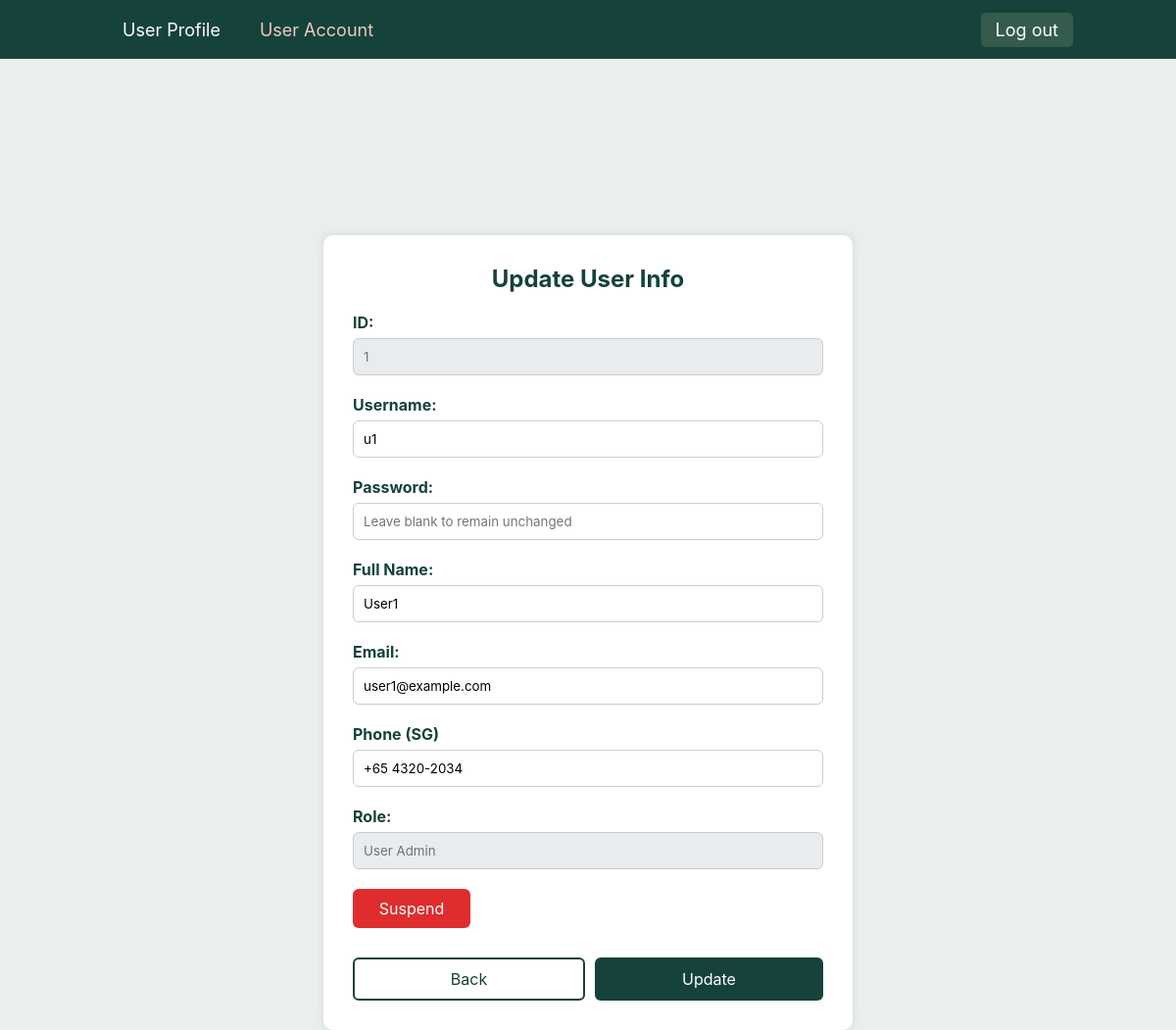
Page /src/updateUserAccount.php?id=1 (signed in) on the earlier database version.
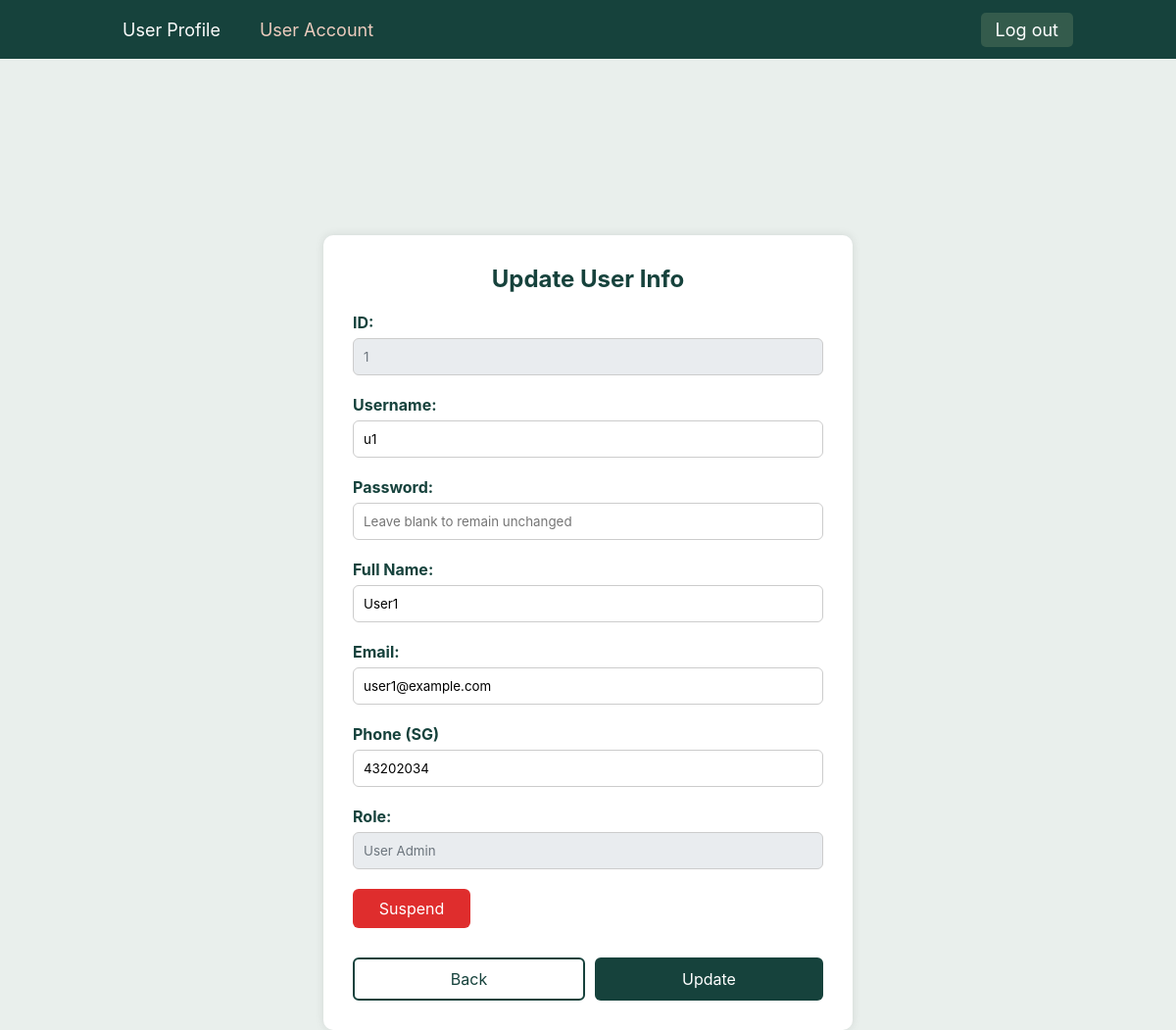
Same page on the later database version.
### tables this page shows
CREATE TABLE UserAccount (
    `id` INT AUTO_INCREMENT,
    `username` VARCHAR(64) NOT NULL,
    `password` VARCHAR(255) NOT NULL,
    `fullName` VARCHAR(64) NOT NULL,
    `email` VARCHAR(64) NOT NULL,
    `phone` VARCHAR(64) NOT NULL,
    `userProfile` VARCHAR(64) NOT NULL,
    `isSuspend` BOOL NOT NULL DEFAULT 0,
    PRIMARY KEY (`id`),
    FOREIGN KEY (`userProfile`) REFERENCES UserProfile(`role`),
    UNIQUE (`username`)
);

### src/entity/UserAccount.php (called while the page is built, shortened)
<?php
class UserAccount {
    public function readUserAccount($id) {
        $db_handle = new Database();
        $db_conn = $db_handle->getConnection();
        try {
            $stmt = $db_conn->prepare("SELECT * FROM `UserAccount` WHERE `id` = :id");
            $stmt->bindParam(':id', $id);
            $execResult = $stmt->execute();
            if ($execResult) {
                $user = $stmt->fetch(PDO::FETCH_ASSOC);
                return $user;
            } else {
                return null;
            }
        } catch (PDOException $e) {
            error_log("Database query failed: " . $e->getMessage());
            unset($db_handle);
            return null;
        }
    }
}
?>

### src/controllers/ViewUserAccountController.php (called while the page is built, shortened)
<?php
require_once "entity/UserAccount.php";
class ViewUserAccountController {
    private $userAccount;
    public function __construct() {
        $this->userAccount = new UserAccount();
    }
    public function readUserAccount($id) {
        return $this->userAccount->readUserAccount($id);
    }
}
?>

### src/updateUserAccount.php (the view, shortened to what this page needs)
<?php
require_once 'controllers/ViewUserAccountController.php';
if (!isset($_GET['id'])) {
  header("Location: viewUserAccount.php");
  exit();
} else {
  $controller = new ViewUserAccountController();
  $ua = $controller->readUserAccount($_GET['id']);
}
?>
<!DOCTYPE html>
<html lang="en">
<head>
  <link rel="stylesheet" href="css/style.css">
</head>
<body>
  <nav class="navbar">
    <ul>
      <li><a href="viewUserProfile.php">User Profile</a></li>
      <li><a href="viewUserAccount.php" id="selected">User Account</a></li>
    </ul>
    <div class="logout-button">
      <button onclick="window.location.href='logout.php'">Log out</button>
    </div>
  </nav>
  <div class="form-container">
    <h2>Update User Info</h2>
    <br>
    <form action="controllers/UpdateUserAccountController.php" method="post">
      <div class="form-group">
        <label for="id">ID:</label>
        <input type="text" id="id" name="id" value="<?php echo htmlspecialchars($ua['id']); ?>" readonly>
      </div>
      <div class="form-group">
        <label for="username">Username:</label>
        <input type="text" id="username" name="username" value="<?php echo htmlspecialchars($ua['username']); ?>" required>
        <span id='usernameValidation' class='text-danger'></span>
      </div>
      <div class="form-group">
        <label for="password">Password:</label>
        <input type="password" id="password" name="password" placeholder="Leave blank to remain unchanged">
        <span id='passwdValidation' class='text-danger'></span>
      </div>
      <div class="form-group">
        <label for="fullName">Full Name:</label>
        <input type="text" id="fullName" name="fullName" value="<?php echo htmlspecialchars($ua['fullName']); ?>" required>
        <span id='fullNameValidation' class='text-danger'></span>
      </div>
      <div class="form-group">
        <label for="email">Email:</label>
        <input type="email" id="email" name="email" value="<?php echo htmlspecialchars($ua['email']); ?>" required>
        <span id='emailValidation' class='text-danger'></span>
      </div>
      <div class="form-group">
        <label for="phone">Phone (SG)</label>
        <input type="tel" id="phone" name="phone" pattern="[0-9]{8}" placeholder="Eg: 00000000" value="<?php echo htmlspecialchars($ua['phone']); ?>" required>
        <span id='phoneValidation' class='text-danger'></span>
      </div>
      <div class="form-group">
        <label for="userProfile">Role:</label>
        <input type="text" id="userProfile" name="userProfile" value="<?php echo htmlspecialchars($ua['userProfile']); ?>" readonly>
      </div>
      <?php if ($ua['isSuspend'] == 1) { ?>
        <div class="form-group">
          <button type="button" class="suspend-button-disabled" disabled>Suspend</button>
        </div>
      <?php } else { ?>
        <div class="form-group">
          <button type="button" class="suspend-button" onclick="suspendButtonClicked()">Suspend</button>
        </div>
      <?php } ?>
      <div class="submit-row">
        <button type="button" onclick='window.location.href="viewUserAccount.php"' class="back-button">Back</button>
        <button type="submit" id="submit-button" class="submit-button">Update</button>
      </div>
    </form>
  </div>
</body>
</html>

Differences in the rows shown:
changed useraccount "User1": phone "+65 4320-2034" → "43202034"
